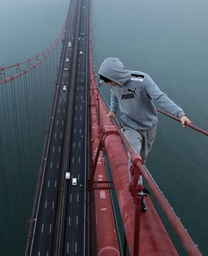
#> input picture IV course/Computer Vision/V labwork/images/my_images/bridge.jpg, 208 x 256 px, shrunk from 656 x 808 before the run
$ python lab5.py
#> lines starting #> are read from the running program, lines starting #| are printed output that depends on the picture
### IV course/Computer Vision/V labwork/computer_vision_class.py
import matplotlib.pyplot as plt
from PIL import Image
import numpy as np


class Computer_Vision:
    def __init__(self):
        self.image = None
        self.image_array = None
        self.inverted_image = None
        self.inverted_image_array = None
        self.gray_image = None
        self.gray_image_array = None
        self.noisy_gray_image = None
        self.noisy_gray_image_array = None
        self.blurred_image = None
        self.blurred_image_array = None
        self.equalized_image = None
        self.equalized_image_picture = None

    def set_image(self, image_path):
        '''
        Считываю цветное изображение в numpy-массив.

        :param image_path:
        :return:
        '''
#> called with image_path = 'images/my_images/bridge.jpg'
        image = Image.open(image_path)
#> image is the input picture: PIL image 208x256 RGB; mean R, G, B 81.1, 86.6, 96.4
        self.image = image
        self.image_array = np.array(image)
        plt.figure(figsize=(10, 5))
        plt.subplot(1, 1, 1)
        plt.title("Оригинальное изображение")

        print(f"Размер изображения: {image.size}\n"
              f"Форма numpy-массива: {self.image_array.shape}\n")
#| Размер изображения: (208, 256)
#| Форма numpy-массива: (256, 208, 3)

    def get_image(self, file_path):
        '''
        Показываю оригинальную картинку
        :return:
        '''
        plt.imshow(self.image)  # Отображение изображения
        plt.savefig(f'{file_path}', bbox_inches='tight')
        plt.show()  # Показываем графики

    # [24 lines left out: functions set_inverted_image, get_inverted_image, not called in this run]

    def set_gray_image(self):
        '''
        Перевожу изображение в полутоновое, используя усреднение по каналам.
        :return:
        '''
        image_to_work = self.inverted_image_array if self.inverted_image_array is not None else self.image_array
        height, width, _ = image_to_work.shape
#> height = 256; width = 208
        gray_image_array = np.zeros((height, width), dtype=np.uint8)

        for i in range(height):
            for j in range(width):
                r, g, b = image_to_work[i, j].astype(np.int16)
                gray_image_array[i, j] = (r + g + b) // 3
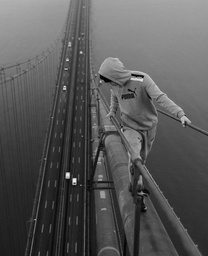
#> gray_image_array: shape (256, 208); min 0, max 244, mean 87.7

        self.gray_image_array = np.clip(gray_image_array, 0, 255).astype(np.uint8)
        self.gray_image = Image.fromarray(self.gray_image_array, mode='L')

    def get_gray_image(self, file_path):
        '''
        Показываю полутоновое изображение.
        :return:
        '''
        self.set_gray_image()
        plt.figure(figsize=(10, 5))
        plt.subplot(1, 2, 1)
        plt.title("Оригинал")
        plt.imshow(self.image)

        plt.subplot(1, 2, 2)
        plt.title("Полутоновый оригинал")
        plt.imshow(self.gray_image, cmap='gray')
        plt.savefig(f'{file_path}', bbox_inches='tight')
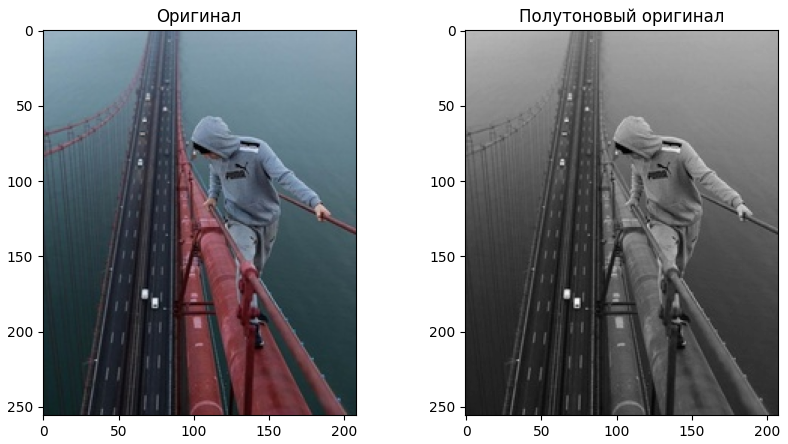
#> figure drawn by matplotlib, 2 panels
        plt.show()

    # [216 lines left out: functions set_noisy_image, get_noisy_image, set_histogram, get_histogram, gaussian_kernel, apply_gaussian_blur and 6 more, not called in this run]

### IV course/Computer Vision/V labwork/orb_keypoint_descriptors_class.py
import json

from hough_transform_class import *
import math


class KeypointDescriptor(HoughTransform):
    def __init__(self):
        super().__init__()
        self.keypoints = []
        self.keypoints_image = None
        self.filtered_keypoints_image = None
        self.harris_criteria = None
        self.filtered_keypoints_with_orient_image = None
        self.orientation, self.C, self.angle = None, None, None
        self.descriptors = None

    def check_fast_conditions(self, I, x, y):
        """Проверка последовательности для центральной точки (x, y) и порога t."""
        t = 30
        r = 3
        n = 12

        circle_points = [(3, 0), (3, 1), (2, 2), (1, 3), (0, 3), (-1, 3), (-2, 2), (-3, 1), (-3, 0), (-3, -1), (-2, -2),
                         (-1, -3), (0, -3), (1, -3), (2, -2), (3, -1)]
        # Проверяем 1,9 и 5,13 (пиксели для ускоренной проверки)
        points_to_check = [circle_points[i] for i in [0, 8, 4, 12]]
        result = []
        for dx, dy in points_to_check:
            px, py = x + dx, y + dy
            if not (0 <= px < I.shape[1] and 0 <= py < I.shape[0]):
                # continue
                return False
            if I[y, x] + t < I[py, px]:
                # Интенсивность больше -> 1
                result.append(1)
            elif I[y, x] - t > I[py, px]:
                # Интенсивность меньше -> -1
                result.append(-1)
            else:
                # Интенсивность ~такая же -> 0
                result.append(0)
        # если обозреваемая точка - ~контрольная: result -> [1, 1, 1, 0/-1] [0/-1, 1, 1, 1] [-1, -1, -1, 0/1] [0/1, -1, -1, -1]
        for i in range(2):
            # print(f'exampl: {result[i:i+3]} and sum is {sum(result[i:i+3])}')
            if sum(result[i:i + 3]) != 3 and sum(result[i:i + 3]) != -3:
                # print(f'exampl: {result[i:i + 3]} and sum is {sum(result[i:i + 3])}')
                return False

        # Проверяем последовательность из 12 пикселей
        result = []
        for i in range(16):
            dx, dy = circle_points[i]
            px, py = x + dx, y + dy
            if not (0 <= px < I.shape[1] and 0 <= py < I.shape[0]):
                continue
            if I[y, x] + t < I[py, px]:
                # Интенсивность больше -> 1
                result.append(1)
            elif I[y, x] - t > I[py, px]:
                # Интенсивность меньше -> -1
                result.append(-1)
            else:
                # Интенсивность ~такая же -> 0
                result.append(0)

        for i in range(5):
            if sum(result[i:i + 12]) != 12 and sum(result[i:i + 12]) != -12:
                return False

        return True

    def set_keypoint_detection(self, image):
        I = np.array(image)
        keypoints = []
        for y in range(3, I.shape[0] - 3):
            for x in range(3, I.shape[1] - 3):  #
                if self.check_fast_conditions(I, x, y):
                    keypoints.append((x, y))
        print(len(keypoints))
        return keypoints

    def get_keypoint_detection(self, file_path, image_to_work=None):
        self.keypoints = self.set_keypoint_detection(self.gray_image if image_to_work is None else image_to_work)

        self.keypoints_image = np.stack([self.gray_image_array if image_to_work is None else image_to_work] * 3,
                                        axis=-1)
        for (x, y) in self.keypoints:
            if 0 <= x < self.keypoints_image.shape[1] and 0 <= y < self.keypoints_image.shape[0]:
                self.keypoints_image[y, x] = [255, 0, 0]

        plt.figure(figsize=(10, 10))
        plt.imshow(self.keypoints_image)
        plt.axis('off')
        plt.savefig(f'{file_path}', bbox_inches='tight')
        plt.show()

    def set_harris_filtration(self, image_to_work=None):
        if self.grad_x is None and self.grad_y is None:
            # print(f"Я вхожу в set_harris_filtration сглаживать: {image_to_work}")
            self.get_blured_image(file_path="images/blured_image", image_to_work=image_to_work)
            self.get_gradient_n_magnitude(file_path=[
                'images/gradient_by_x_image',
                'images/gradient_by_y_image',
                'images/gradient_magnitude_image',
                'images/gradient_direction_image',
            ])

        R = []
        sigma = 1
        kernel_size = 5

        # w(x,y) - весовое окно
        gaussian_window = self.gaussian_kernel(sigma=sigma, size=kernel_size)

        for x, y in self.keypoints:
            x_min = max(0, x - kernel_size // 2)
            x_max = min(self.grad_x.shape[0], x + kernel_size // 2 + 1)
            y_min = max(0, y - kernel_size // 2)
            y_max = min(self.grad_y.shape[1], y + kernel_size // 2 + 1)

            window_x = self.grad_x[x_min:x_max, y_min:y_max]
            window_y = self.grad_y[x_min:x_max, y_min:y_max]
            gauss_weights = gaussian_window[:window_x.shape[0], :window_x.shape[1]]

            # элементы матрицы M - структурный тензор
            I_xx = np.sum(gauss_weights * (window_x ** 2))
            I_yy = np.sum(gauss_weights * (window_y ** 2))
            I_xy = np.sum(gauss_weights * (window_x * window_y))

            # Тот самый тензор
            M = np.array([[I_xx, I_xy],
                          [I_xy, I_yy]])

            det_M = (M[0][0] * M[1][1]) - (M[0][1] * M[1][0])
            trace_M = M[0][0] + M[1][1]
            k = 0.05
            r = det_M - k * (trace_M ** 2)
            R.append(r)

        return R

    def set_harris_criteria_filtering(self, image_to_work=None):
        # Тут выбрал разбить изображение на сетку и оставить в каждой сетке по M сильных точек
        img = self.gray_image_array if image_to_work is None else image_to_work
        self.harris_criteria = self.set_harris_filtration(img)
        M = 10
        grid_size = (8, 8)
        height, width = img.shape[:2]
        grid_height = height // grid_size[0]
        grid_width = width // grid_size[1]

        grid_cells = {}

        for point, r in zip(self.keypoints, self.harris_criteria):
            y, x = point
            grid_x = x // grid_width
            grid_y = y // grid_height
            cell = (grid_y, grid_x)

            if cell not in grid_cells:
                grid_cells[cell] = []

            grid_cells[cell].append((r, point))

        filtered_points = []
        for cell, points in grid_cells.items():
            points.sort(reverse=True, key=lambda x: x[0])  # сортируем по r
            filtered_points.extend([point for _, point in points[:M]])

        return filtered_points

    def get_harris_criteria_filtering(self, file_path, image_to_work=None):
        self.keypoints = self.set_harris_criteria_filtering(image_to_work)
        print(len(self.keypoints))
        self.filtered_keypoints_image = np.stack(
            [self.gray_image_array if image_to_work is None else image_to_work] * 3, axis=-1)
        for (x, y) in self.keypoints:
            if 0 <= x < self.filtered_keypoints_image.shape[1] and 0 <= y < self.filtered_keypoints_image.shape[0]:
                self.filtered_keypoints_image[y, x] = [255, 0, 0]

        plt.figure(figsize=(10, 10))
        plt.imshow(self.filtered_keypoints_image)
        plt.axis('off')
        plt.savefig(f'{file_path}', bbox_inches='tight')
        plt.show()

    # [200 lines left out: functions set_orientation_keypoints, get_orientation_keypoints, generate_matrix_S, generate_matrix_S_thetha, find_closest_angle, bilinear_interpolation and 2 more, not called in this run]

    def set_image_pyramid(self, image, levels=5, sigma=1, kernel_size=5):
        """Создание пирамиды изображений."""
#> called with levels = 5, sigma = 1, kernel_size = 5
        pyramid = [image]  # Начальный уровень - исходное изображение
        kernel = self.gaussian_kernel(sigma, kernel_size)

        for i in range(1, levels):
            # Размытие и уменьшение размера изображения
            # blurred = self.apply_gaussian_blur(pyramid[-1], kernel)

            reduced_image = pyramid[-1][::2, ::2]  # Субдискретизация по обоим осям
            # reduced_image = blurred[::2, ::2]  # Субдискретизация по обоим осям
            pyramid.append(reduced_image)
#> this loop made 4 passes
#> pass 1, in set_image_pyramid, `reduced_image = pyramid[-1][::2, ::2]`:
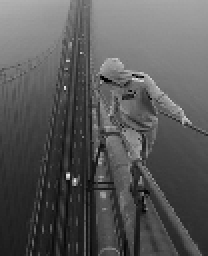
#> reduced_image: shape (128, 104) (shown 2 times larger); min 0, max 235, mean 87.9
#> pass 2, in set_image_pyramid, `reduced_image = pyramid[-1][::2, ::2]`:
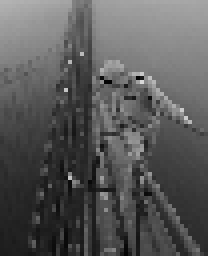
#> reduced_image: shape (64, 52) (shown 4 times larger); min 2, max 216, mean 88.6
#> pass 3, in set_image_pyramid, `reduced_image = pyramid[-1][::2, ::2]`:
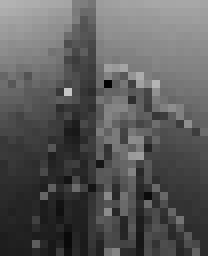
#> reduced_image: shape (32, 26) (shown 8 times larger); min 3, max 197, mean 89.1
#> after the loop, pyramid = 5 items

        return pyramid

    def get_descriptor_from_pyramid(self):
        full_data = {}

        pyramid = self.set_image_pyramid(self.gray_image_array)
#> pyramid = 5 items
        for index, img in enumerate(pyramid):
            level_full_data = []

            self.get_keypoint_detection(file_path=f'images/keypoint_detection_image_level_{index + 1}',
                                        image_to_work=img)
            self.get_harris_criteria_filtering(file_path=f'images/filtered_keypoint_detection_image_level_{index + 1}',
                                               image_to_work=img)
            self.get_orientation_keypoints(file_path=f'images/orientation_keypoints_image_level_{index + 1}', image_to_work=img)
            descriptors, keypoints, angles, centroids, orientations = self.get_brief_descriptors()

            for desc, keypoint, angle, c, orientation in zip(descriptors, keypoints, angles, centroids, orientations):
                print(orientation)
                level_full_data.append({
                    "keypoint": keypoint,
                    "angle": angle,
                    "descriptor": np.array(desc).tolist(),
                    "centroid": c,
                    "orientation": [int(item) for item in orientation],
                    "level": index
                })
            full_data[index] = level_full_data
            self.grad_x, self.grad_y = None, None
#> this loop made 1 pass
#| 74

        self.save_keypoints_data_to_file(full_data)


    def save_keypoints_data_to_file(self, keypoints_data, filename="keypoints_full_data.json"):
        with open(filename, 'w') as f:
            json.dump(keypoints_data, f, ensure_ascii=False, indent=4)

    # [4 lines left out: function load_keypoints_data_from_file, not called in this run]

### IV course/Computer Vision/V labwork/hough_transform_class.py
from edge_detector_class import *


class HoughTransform(EdgeDetector):
    def __init__(self):
        super().__init__()
        self.accumulator, self.thetas, self.rhos = None, None, None
        self.smoothed_accumulator = None
        self.suppressed_accumulator = None
        self.image_with_lines = None

    # [124 lines left out: functions set_hough_transform, get_hough_transform, set_hough_transform_smoothed, get_hough_transform_smoothed, set_non_maximum_suppression_haff, get_non_maximum_suppression_haff and 2 more, not called in this run]

### IV course/Computer Vision/V labwork/edge_detector_class.py
from segmentation_class import *


class EdgeDetector(Segmentation):
    def __init__(self):
        super().__init__()
        self.grad_x = None
        self.grad_y = None
        self.gradient_magnitude = None
        self.gradient_direction = None
        self.gradient_direction_rounded = None
        self.suppressed_image = None
        self.edges = None

    def gaussian_kernel(self, sigma, size):
        ax = np.arange(-size // 2 + 1., size // 2 + 1.)
        xx, yy = np.meshgrid(ax, ax)
        kernel = np.exp(-(xx ** 2 + yy ** 2) / (2. * sigma ** 2))
        kernel = kernel / (2 * np.pi * sigma ** 2)
        kernel = kernel / np.sum(kernel)  # Нормализуем ядро
        return kernel

    # [244 lines left out: functions apply_gaussian_blur, get_blured_image, apply_filter, get_gradient_n_magnitude, set_gradient_direction_round, get_gradient_direction_round and 4 more, not called in this run]

### IV course/Computer Vision/V labwork/segmentation_class.py
from computer_vision_class import *
import random


class Segmentation(Computer_Vision):
    def __init__(self):
        super().__init__()
        self.binary_image = None
        self.without_noise_image = None
        self.segments = None
        self.colored_image = None
        self.minima_indices = None
        self.segments_new = None
        self.colored_image_new = None

    # [285 lines left out: functions set_binary_image, get_binary_image, set_salt_and_pepper_noise_remover, get_salt_and_pepper_noise_remover, set_seed_growth_segmentation, get_seed_growth_segmentation and 9 more, not called in this run]

### IV course/Computer Vision/V labwork/lab5.py
from orb_keypoint_descriptors_class import KeypointDescriptor


if __name__ == '__main__':
    orb_keypoint_descriptors = KeypointDescriptor()
    orb_keypoint_descriptors.set_image(image_path='images/my_images/bridge.jpg')
    orb_keypoint_descriptors.get_image(file_path='images/simple_image')

    if len(orb_keypoint_descriptors.image_array.shape) == 3:
        orb_keypoint_descriptors.get_gray_image(file_path='images/gray_image')
    elif len(orb_keypoint_descriptors.image_array.shape) == 2:
        orb_keypoint_descriptors.gray_image_array = orb_keypoint_descriptors.image_array
        orb_keypoint_descriptors.gray_image = orb_keypoint_descriptors.image

#> (the run stopped early here; a loop or call above may not have finished)

$ run again, with IV course/Computer Vision/V labwork/images/my_images/flower.jpg copied over IV course/Computer Vision/V labwork/images/my_images/bridge.jpg
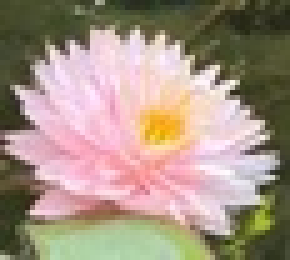
#> input picture IV course/Computer Vision/V labwork/images/my_images/flower.jpg, 58 x 52 px, shrunk from 180 x 162 before the run (shown 5 times larger)
#> in set_image, image is the input picture: PIL image 58x52 RGB; mean R, G, B 165.8, 147.5, 132.5
#| Размер изображения: (58, 52)
#| Форма numpy-массива: (52, 58, 3)
#> in get_gray_image, `plt.savefig(f'{file_path}', bbox_inches='tight')`:
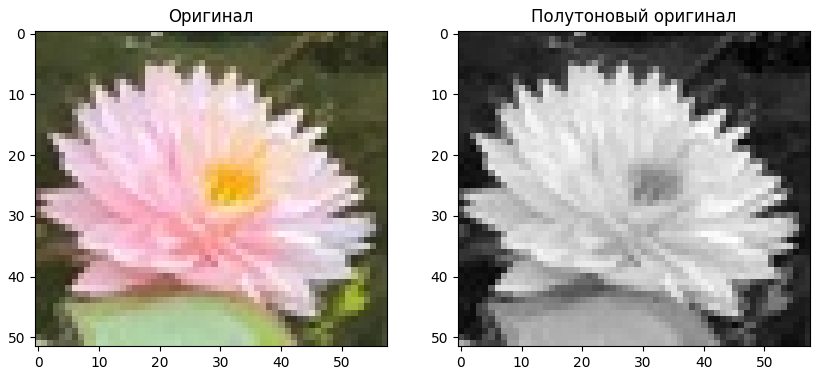
#> figure drawn by matplotlib, 2 panels
#> the loop in set_image_pyramid, `for i in range(1, levels):` made 4 passes
#> pass 1, in set_image_pyramid, `reduced_image = pyramid[-1][::2, ::2]`:
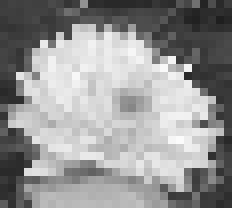
#> reduced_image: shape (26, 29) (shown 8 times larger); min 31, max 250, mean 147.6
#> after the loop in set_image_pyramid, `for i in range(1, levels):`: pyramid = 5 items
#> the loop in get_descriptor_from_pyramid, `for index, img in enumerate(pyramid):` made 1 pass
#> (printed output is left out)
